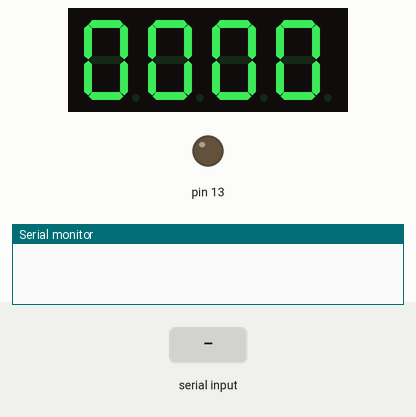
The sketch below on a simulated Arduino Uno, built with avr-gcc and run on an emulated ATmega328P. On the bench: 4-digit seven-segment display, output pins drawn as LEDs (lit = HIGH), the last lines printed to the serial monitor. Wiring (inferred from the names in the program): 4-digit 7-segment display, segments lit when LOW: segments A1, pin 3, pin 4, pin 5, A0, pin 7, pin 8; digit selects pin 11, pin 10, pin 9, pin 6. The test bench sets the inputs (shaded band). The segment pins are drawn as the display they are named for; pins used as bus, display or sensor lines are not drawn.

Above: at 1.2 s.
1.3 s: "90,45\n" received over Serial
At 3.1 s:
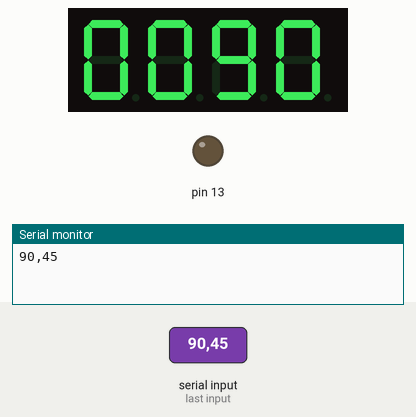
3.8 s: "1\n" received over Serial
At 6.0 s:
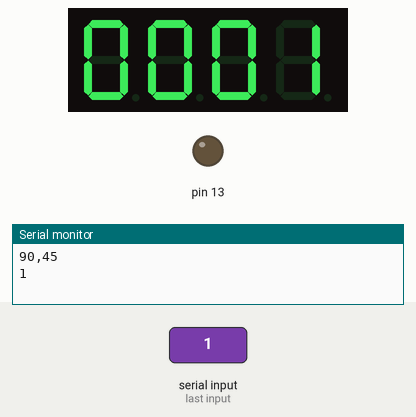
Timing chart, 0 to 7.5 s (numbered marks = the images above; inputs shaded):
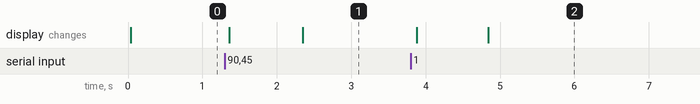

Measured:
- after the input at 1.3 s, the display: first changes after 0.06 s (image 1 shows a later state)
- after the input at 3.8 s, the display: first changes after 0.08 s (image 2 shows a later state)

The sketch:

display.ino
```cpp
// (licence header left out)
int digit1 = 11; //PWM Display pin 1
int digit2 = 10; //PWM Display pin 2
int digit3 = 9; //PWM Display pin 6
int digit4 = 6; //PWM Display pin 8

//Pin mapping from Arduino to the ATmega DIP28 if you need it
//http://www.arduino.cc/en/Hacking/PinMapping
int segA = A1; //Display pin 14
int segB = 3; //Display pin 16
int segC = 4; //Display pin 13
int segD = 5; //Display pin 3
int segE = A0; //Display pin 5
int segF = 7; //Display pin 11
int segG = 8; //Display pin 15

String command = "0000";

// El pin 7 del display es el punto despues del numero (DP)
// El pin 4 y el pin 12 del diplay deben estar en HIGH para los dos puntos (L1 y L2)
// El pin 10 y el pin 9 del display deben estar en High para el punto superior (L3)

void setup() {
  Serial.begin(9600);

  pinMode(segA, OUTPUT);
  pinMode(segB, OUTPUT);
  pinMode(segC, OUTPUT);
  pinMode(segD, OUTPUT);
  pinMode(segE, OUTPUT);
  pinMode(segF, OUTPUT);
  pinMode(segG, OUTPUT);

  pinMode(digit1, OUTPUT);
  pinMode(digit2, OUTPUT);
  pinMode(digit3, OUTPUT);
  pinMode(digit4, OUTPUT);

  pinMode(13, OUTPUT);
}

void loop() {
  while (Serial.available()) {
    if (Serial.available() >0) {
      command = Serial.readString();
      Serial.println(command);
      //command += c;
    }
  }
  displayNumber(command.toInt());
  //delay(8000);

  //while( (millis() - startTime) < 2000) {
  //displayNumber(1217);
  //}
  //delay(1000);
}

//Given a number, we display 10:22
//After running through the 4 numbers, the display is left turned off

//Display brightness
//Each digit is on for a certain amount of microseconds
//Then it is off until we have reached a total of 20ms for the function call
//Let's assume each digit is on for 1000us
//If each digit is on for 1ms, there are 4 digits, so the display is off for 16ms.
//That's a ratio of 1ms to 16ms or 6.25% on time (PWM).
//Let's define a variable called brightness that varies from:
//5000 blindingly bright (15.7mA current draw per digit)
//2000 shockingly bright (11.4mA current draw per digit)
//1000 pretty bright (5.9mA)
//500 normal (3mA)
//200 dim but readable (1.4mA)
//50 dim but readable (0.56mA)
//5 dim but readable (0.31mA)
//1 dim but readable in dark (0.28mA)

void displayNumber(int toDisplay) {
#define DISPLAY_BRIGHTNESS  500

#define DIGIT_ON  HIGH
#define DIGIT_OFF  LOW

  long beginTime = millis();

  for(int digit = 4 ; digit > 0 ; digit--) {

    //Turn on a digit for a short amount of time
    switch(digit) {
    case 1:
      digitalWrite(digit1, DIGIT_ON);
      break;
    case 2:
      digitalWrite(digit2, DIGIT_ON);
      break;
    case 3:
      digitalWrite(digit3, DIGIT_ON);
      break;
    case 4:
      digitalWrite(digit4, DIGIT_ON);
      break;
    }

    //Turn on the right segments for this digit
    lightNumber(toDisplay % 10);
    toDisplay /= 10;

    delayMicroseconds(DISPLAY_BRIGHTNESS); //Display this digit for a fraction of a second (between 1us and 5000us, 500 is pretty good)

    //Turn off all segments
    lightNumber(10);

    //Turn off all digits
    digitalWrite(digit1, DIGIT_OFF);
    digitalWrite(digit2, DIGIT_OFF);
    digitalWrite(digit3, DIGIT_OFF);
    digitalWrite(digit4, DIGIT_OFF);
  }

  while( (millis() - beginTime) < 10) ; //Wait for 20ms to pass before we paint the display again
}

//Given a number, turns on those segments
//If number == 10, then turn off number
void lightNumber(int numberToDisplay) {

#define SEGMENT_ON  LOW
#define SEGMENT_OFF HIGH

  switch (numberToDisplay){

  case 0:
    digitalWrite(segA, SEGMENT_ON);
    digitalWrite(segB, SEGMENT_ON);
    digitalWrite(segC, SEGMENT_ON);
    digitalWrite(segD, SEGMENT_ON);
    digitalWrite(segE, SEGMENT_ON);
    digitalWrite(segF, SEGMENT_ON);
    digitalWrite(segG, SEGMENT_OFF);
    break;

  case 1:
    digitalWrite(segA, SEGMENT_OFF);
    digitalWrite(segB, SEGMENT_ON);
    digitalWrite(segC, SEGMENT_ON);
    digitalWrite(segD, SEGMENT_OFF);
    digitalWrite(segE, SEGMENT_OFF);
    digitalWrite(segF, SEGMENT_OFF);
    digitalWrite(segG, SEGMENT_OFF);
    break;

  case 2:
    digitalWrite(segA, SEGMENT_ON);
    digitalWrite(segB, SEGMENT_ON);
    digitalWrite(segC, SEGMENT_OFF);
    digitalWrite(segD, SEGMENT_ON);
    digitalWrite(segE, SEGMENT_ON);
    digitalWrite(segF, SEGMENT_OFF);
    digitalWrite(segG, SEGMENT_ON);
    break;

  case 3:
    digitalWrite(segA, SEGMENT_ON);
    digitalWrite(segB, SEGMENT_ON);
    digitalWrite(segC, SEGMENT_ON);
    digitalWrite(segD, SEGMENT_ON);
    digitalWrite(segE, SEGMENT_OFF);
    digitalWrite(segF, SEGMENT_OFF);
    digitalWrite(segG, SEGMENT_ON);
    break;

  case 4:
    digitalWrite(segA, SEGMENT_OFF);
    digitalWrite(segB, SEGMENT_ON);
    digitalWrite(segC, SEGMENT_ON);
    digitalWrite(segD, SEGMENT_OFF);
    digitalWrite(segE, SEGMENT_OFF);
    digitalWrite(segF, SEGMENT_ON);
    digitalWrite(segG, SEGMENT_ON);
    break;

  case 5:
    digitalWrite(segA, SEGMENT_ON);
    digitalWrite(segB, SEGMENT_OFF);
    digitalWrite(segC, SEGMENT_ON);
    digitalWrite(segD, SEGMENT_ON);
    digitalWrite(segE, SEGMENT_OFF);
    digitalWrite(segF, SEGMENT_ON);
    digitalWrite(segG, SEGMENT_ON);
    break;

  case 6:
    digitalWrite(segA, SEGMENT_ON);
    digitalWrite(segB, SEGMENT_OFF);
    digitalWrite(segC, SEGMENT_ON);
    digitalWrite(segD, SEGMENT_ON);
    digitalWrite(segE, SEGMENT_ON);
    digitalWrite(segF, SEGMENT_ON);
    digitalWrite(segG, SEGMENT_ON);
    break;

  case 7:
    digitalWrite(segA, SEGMENT_ON);
    digitalWrite(segB, SEGMENT_ON);
    digitalWrite(segC, SEGMENT_ON);
    digitalWrite(segD, SEGMENT_OFF);
    digitalWrite(segE, SEGMENT_OFF);
    digitalWrite(segF, SEGMENT_OFF);
    digitalWrite(segG, SEGMENT_OFF);
    break;

  case 8:
    digitalWrite(segA, SEGMENT_ON);
    digitalWrite(segB, SEGMENT_ON);
    digitalWrite(segC, SEGMENT_ON);
    digitalWrite(segD, SEGMENT_ON);
    digitalWrite(segE, SEGMENT_ON);
    digitalWrite(segF, SEGMENT_ON);
    digitalWrite(segG, SEGMENT_ON);
    break;

  case 9:
    digitalWrite(segA, SEGMENT_ON);
    digitalWrite(segB, SEGMENT_ON);
    digitalWrite(segC, SEGMENT_ON);
    digitalWrite(segD, SEGMENT_ON);
    digitalWrite(segE, SEGMENT_OFF);
    digitalWrite(segF, SEGMENT_ON);
    digitalWrite(segG, SEGMENT_ON);
    break;

  case 10:
    digitalWrite(segA, SEGMENT_OFF);
    digitalWrite(segB, SEGMENT_OFF);
    digitalWrite(segC, SEGMENT_OFF);
    digitalWrite(segD, SEGMENT_OFF);
    digitalWrite(segE, SEGMENT_OFF);
    digitalWrite(segF, SEGMENT_OFF);
    digitalWrite(segG, SEGMENT_OFF);
    break;
  }
}
```
